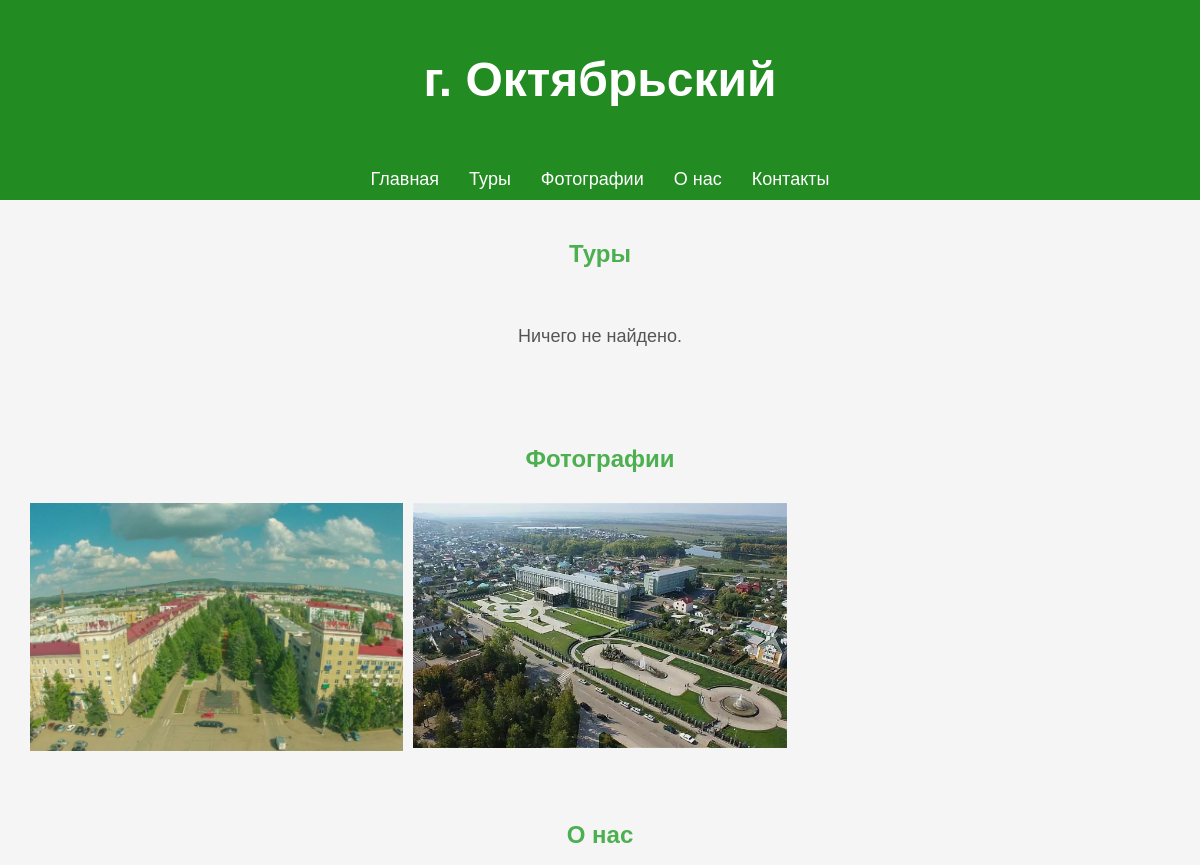
/agency/3 (upper part), run on an earlier commit of the app's database.
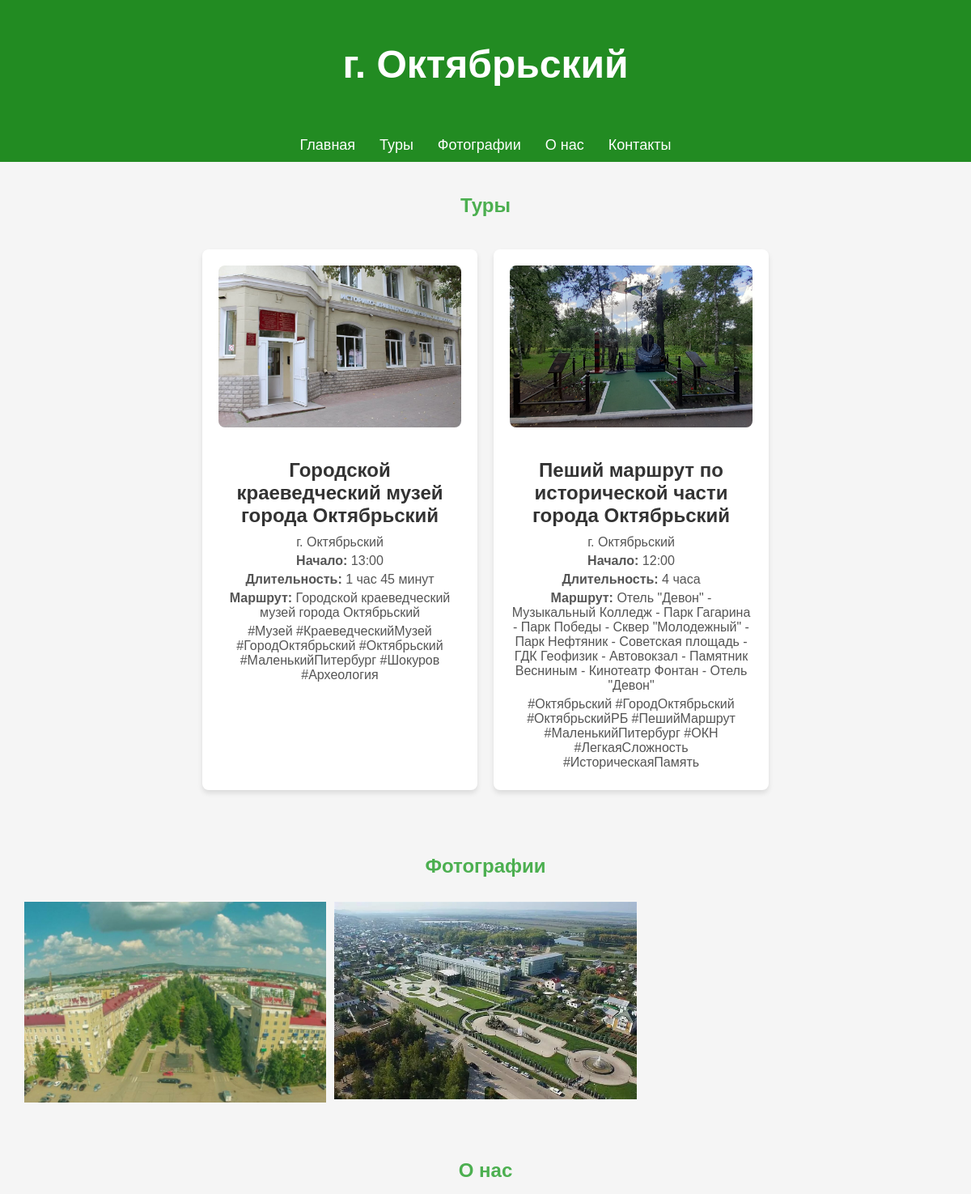
And on a later commit of the database.
### tables this page shows
CREATE TABLE tours (id INTEGER PRIMARY KEY AUTOINCREMENT, title varchar (255), start_time varchar (255), duration varchar (255), route varchar (255), tags varchar (255), tour_agency varchar (255), photo varchar (255), agency_id varchar (255));

### main.py (the view)
@app.get("/agency/{tour_agency_id}", response_class=HTMLResponse)
@limiter.limit("120/minute")
async def agency(request: Request, tour_agency_id: int):
    args = db.get_all_tours_agency(tour_agency_id)
    tour_list = [Tour(*args) for args in args]
    args = db.get_tour_agency(tour_agency_id)
    ag = Agency(*args)
    return templates.TemplateResponse(request=request, name="agency.html", context={'agency': ag, "tours": tour_list})

### templates/agency.html (shortened to what this page needs)
<!DOCTYPE html>
<html lang="ru">
<head>
  <link rel="stylesheet" href="/static/agency.css">
</head>
<body>
  <header>
    <h1>{{agency.title}}</h1>
  </header>
  <nav>
    <a href="/tours">Главная</a>
    <a href="#tours">Туры</a>
    <a href="#photos">Фотографии</a>
    <a href="#about">О нас</a>
    <a href="#contacts">Контакты</a>
  </nav>
  <section id="tours">
    <h2>Туры</h2>
    <div class="container">
      {% for tour in tours %}
        <div class="card" onclick="window.location.href='/tour/{{ tour.id }}'">
          {% if tour.photo %}
            <img src="/static/photo/{{ tour.photo }}" alt="Фото тура" class="card-photo">
          {% endif %}
          <h2>{{ tour.title }}</h2>
          <p class="agency">{{ tour.tour_agency }}</p>
          <p><strong>Начало:</strong> {{ tour.start_time }}</p>
          <p><strong>Длительность:</strong> {{ tour.duration }}</p>
          <p><strong>Маршрут:</strong> {{ tour.route }}</p>
          <p class="tags">{{ tour.tags }}</p>
        </div>
      {% endfor %}
      {% if tours|length == 0 %}
        <p style="text-align: center; font-size: 18px; color: #555;">Ничего не найдено.</p>
      {% endif %}
    </div>
  </section>
  <section id="photos">
    <h2>Фотографии</h2>
    <div class="photo-grid">
      {% for image in agency.photo.split(',') %}
        <img class="photo_sigm" src="/static/photo/{{ image.strip() }}" alt="Фото отеля">
      {% endfor %}
    </div>
  </section>
  <section id="about">
    <h2>О нас</h2>
  </section>
</body>
</html>

What changed in the data, as far as the page shows it:
added tours: photo (picture), title "Городской краеведческий музей города Октябрьский", tour_agency "г. Октябрьский", start_time "13:00", duration "1 час 45 минут", route "Городской краеведческий музей города Октябрьский", tags "#Музей #КраеведческийМузей #ГородОктябрьский #Октябрьский #МаленькийПитербург #Шокуров #Археология"
added tours: photo (picture), title "Пеший маршрут по исторической части города Октябрьский", tour_agency "г. Октябрьский", start_time "12:00", duration "4 часа", route "Отель \"Девон\" - Музыкальный Колледж - Парк Гагарина - Парк Победы - Сквер \"Молодежный\" - Парк Нефтяник - Советская площадь - ГДК Геофизик - Автовокзал - Памятник Весниным - Кинотеатр Фонтан - Отель \"Девон\"", tags "#Октябрьский #ГородОктябрьский #ОктябрьскийРБ #ПешийМаршрут #МаленькийПитербург #ОКН #ЛегкаяСложность #ИсторическаяПамять"
Also different on the page:
text no longer shown: "Ничего не найдено."
